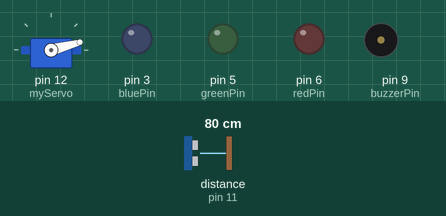
Recording of a sketch running on a simulated Arduino Uno, built with avr-gcc and run on an emulated ATmega328P. Parts: servo, output pins drawn as LEDs (lit = HIGH), buzzer (waves = sounding, pin HIGH). Wiring (inferred from the names in the program): ultrasonic range finder: trigger pin 10; echo pin 11. The test bench sets the inputs (shaded band); at power-on: distance to the obstacle (sensor on pin 11) 80 cm. The echo pulse lasts 58.3 µs per cm; pins used as bus, display or sensor lines are not drawn; what the sketch prints to the serial monitor is not drawn.

Above: at 0.01 s.
1.3 s: distance to the obstacle (sensor on pin 11) set to 2 cm
At 1.8 s:
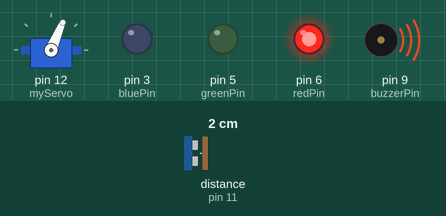
4.3 s: distance to the obstacle (sensor on pin 11) set to 26 cm
7.3 s: distance to the obstacle (sensor on pin 11) set to 33 cm
At 7.8 s:
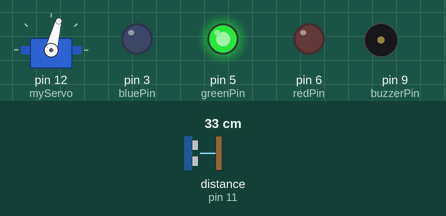
10.3 s: distance to the obstacle (sensor on pin 11) set to 4 cm
At 11.1 s:
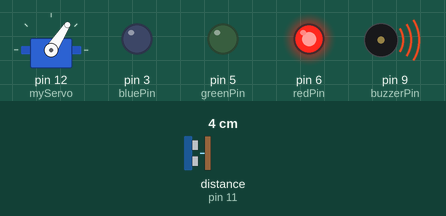
13.3 s: distance to the obstacle (sensor on pin 11) set to 35 cm
At 14.54 s:
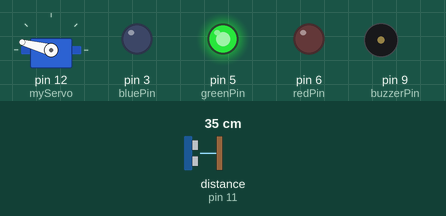
16.3 s: distance to the obstacle (sensor on pin 11) set to 299 cm
Timing chart, 0 to 20.3 s (numbered marks = the images above; inputs shaded):
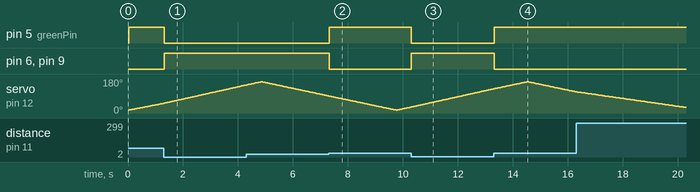

Measured:
- the behaviour switches between 30 and 31 cm on distance to the obstacle (sensor on pin 11) (found by bisection; images 1 and 2)
- after the input at 1.3 s, pin 5 (greenPin): HIGH → LOW at once; pin 6 (redPin), pin 9 (buzzerPin): LOW → HIGH at once
- after the input at 7.3 s, pin 5 (greenPin): LOW → HIGH at once; pin 6 (redPin), pin 9 (buzzerPin): HIGH → LOW at once
- after the input at 10.3 s, pin 5 (greenPin): HIGH → LOW at once; pin 6 (redPin), pin 9 (buzzerPin): LOW → HIGH at once
- after the input at 13.3 s, pin 5 (greenPin): LOW → HIGH at once; pin 6 (redPin), pin 9 (buzzerPin): HIGH → LOW at once

The sketch:

WTH.ino
```cpp
#include <Servo.h>

const int trigPin = 10;
const int echoPin = 11;
const int buzzerPin = 9;
const int redPin = 6;    // Red LED pin
const int greenPin = 5;  // Green LED pin
const int bluePin = 3;   // Blue LED pin

long duration;
int distance;
Servo myServo;

void setup() {
  pinMode(trigPin, OUTPUT);
  pinMode(echoPin, INPUT);
  pinMode(buzzerPin, OUTPUT);
  pinMode(redPin, OUTPUT);
  pinMode(greenPin, OUTPUT);
  pinMode(bluePin, OUTPUT);
  Serial.begin(9600);
  myServo.attach(12);
}

void loop() {
  for (int i = 15; i <= 165; i++) {
    myServo.write(i);
    delay(30);
    distance = calculateDistance();

    Serial.print(i);
    Serial.print(",");
    Serial.print(distance);
    Serial.print(".");

    if (distance < 30) {
      // If object is detected within 20 cm, sound the buzzer and turn LED to red
      digitalWrite(buzzerPin, HIGH);
      setColor(255, 0, 0);  // Red
    } else {
      // If no object is detected, turn off the buzzer and turn LED to green
      digitalWrite(buzzerPin, LOW);
      setColor(0, 255, 0);  // Green
    }
  }

  for (int i = 165; i > 15; i--) {
    myServo.write(i);
    delay(30);
    distance = calculateDistance();

    Serial.print(i);
    Serial.print(",");
    Serial.print(distance);
    Serial.print(".");

    if (distance < 30) {
      // If object is detected within 20 cm, sound the buzzer and turn LED to red
      digitalWrite(buzzerPin, HIGH);
      setColor(255, 0, 0);  // Red
    } else {
      // If no object is detected, turn off the buzzer and turn LED to green
      digitalWrite(buzzerPin, LOW);
      setColor(0, 255, 0);  // Green
    }
  }
}

int calculateDistance() {
  digitalWrite(trigPin, LOW);
  delayMicroseconds(2);
  digitalWrite(trigPin, HIGH);
  delayMicroseconds(10);
  digitalWrite(trigPin, LOW);
  duration = pulseIn(echoPin, HIGH);
  distance = duration * 0.034 / 2;
  return distance;
}

void setColor(int redValue, int greenValue, int blueValue) {
  analogWrite(redPin, redValue);
  analogWrite(greenPin, greenValue);
  analogWrite(bluePin, blueValue);
}
```
